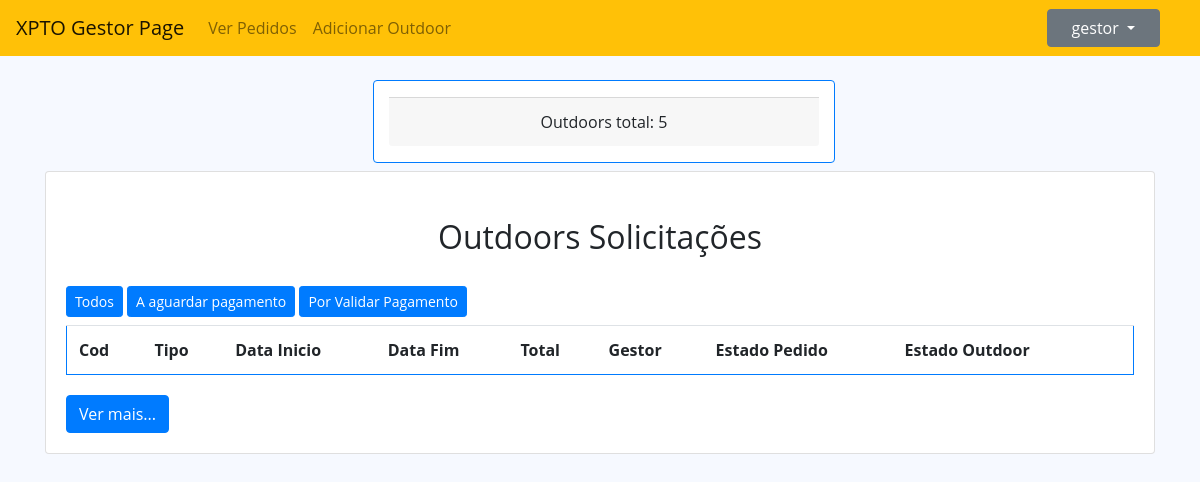
/index.php?op=Gestor&&request=verPedidos&&estado=all (signed in), run on an earlier commit of the app's database.
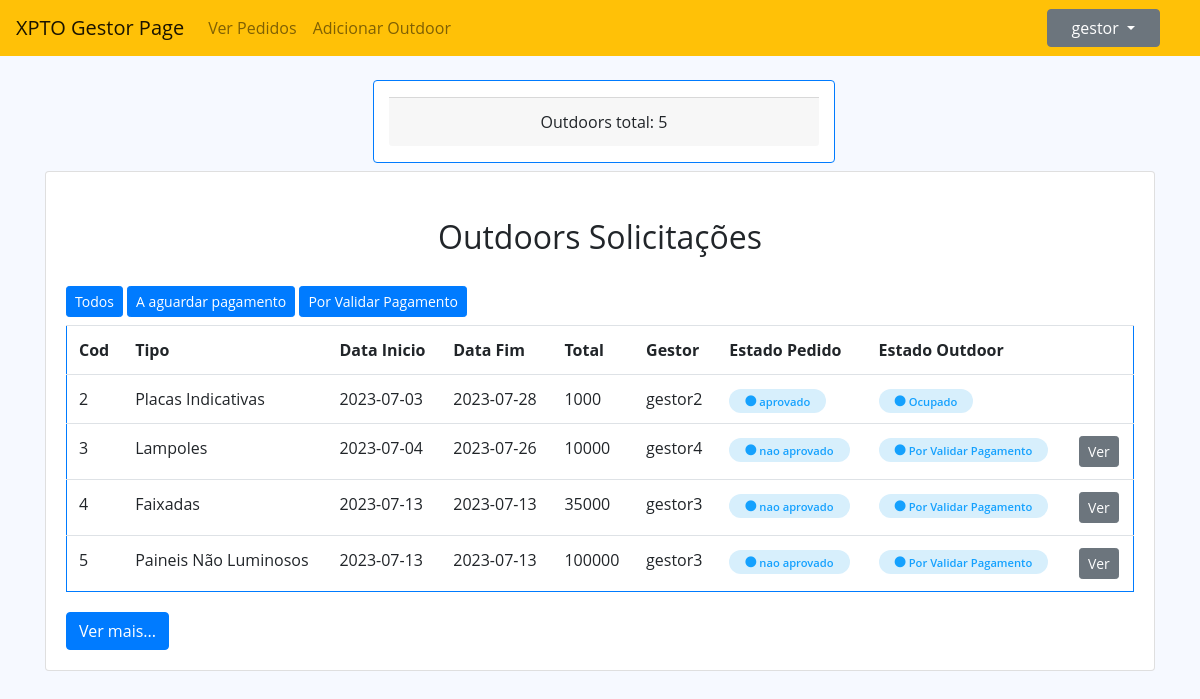
And on a later commit of the database.
### tables this page shows
CREATE TABLE `pedidos` (
  `id` int(11) NOT NULL,
  `idGestor` int(11) NOT NULL,
  `idCliente` int(11) NOT NULL,
  `imagem` varchar(100) DEFAULT NULL,
  `dataInicio` date NOT NULL,
  `dataFim` date NOT NULL,
  `total` double NOT NULL,
  `idOutdoor` int(11) NOT NULL,
  `eliminado` varchar(10) NOT NULL DEFAULT 'nao',
  `estado` varchar(50) NOT NULL DEFAULT 'nao aprovado',
  `recibo` varchar(100) DEFAULT NULL
);

CREATE TABLE `outdoor` (
  `id` int(11) NOT NULL,
  `tipo` varchar(50) NOT NULL,
  `preco` float NOT NULL,
  `idComuna` int(11) NOT NULL,
  `estado` varchar(50) NOT NULL DEFAULT 'Disponivel',
  `eliminado` varchar(10) NOT NULL DEFAULT 'nao',
  `idUsuario` int(11) NOT NULL
);

CREATE TABLE `usuario` (
  `id` int(11) NOT NULL,
  `username` varchar(50) NOT NULL,
  `senha` varchar(50) NOT NULL,
  `tipo` varchar(50) NOT NULL,
  `eliminado` varchar(10) NOT NULL DEFAULT 'nao'
);

### index.php (called while the page is built, shortened)
<?php
$rotas = new Rotas();
$rotas->requestHandle();
?>

### dbconfig/DbConnection.php (called while the page is built)
<?php
class DbConnection {
    private static $instance = NULL;
    public static function getInstance() {
        if (!isset(self::$instance)) {
            try {
                self:: $instance = new PDO("mysql:host=localhost;dbname=outdoorgest", 'root', '');
                self:: $instance->setAttribute(PDO::ATTR_ERRMODE, PDO::ERRMODE_EXCEPTION);
            } catch (PDOException $e) {
                echo $e->getMessage();
            }
        }
        return self::$instance;
    }
}

### services/SolicitacaoService.php (called while the page is built, shortened)
<?php
require_once __DIR__ . '/../repositories/SolicitacaoRepository.php';
class SolicitacaoService implements ISolicitacaoService {
    private $solicitacaoRepository = null;
    public function __construct() {
        $this->solicitacaoRepository = new SolicitacaoRepository();
    }
    public function selectAll() {
        return $this->solicitacaoRepository->selectAll();
    }
}

### repositories/SolicitacaoRepository.php (called while the page is built, shortened)
<?php
require_once __DIR__ . '/../models/SolicitacaoModel.php';
require_once __DIR__ . '/../dbconfig/DbConnection.php';
class SolicitacaoRepository implements ISolicitacaoRepository {
    private $db;
    public function __construct() {
        $this->db = DbConnection::getInstance();
    }
    public function selectAll() {
        try {
            $stmt = $this->db->prepare("SELECT p.id, u.username `gestor`, `imagem`, `dataInicio`, `dataFim`, `total`, o.tipo `idOutdoor`, p.eliminado, p.estado as estadoPedido, o.estado estadoOutdoor, `recibo` FROM pedidos p join usuario u on u.id = p.idGestor join outdoor o on o.id = p.idOutdoor");
            $stmt->execute();
            $outdoors = $stmt->fetchAll();
            $listaOutdoor = array();
            foreach ($outdoors as $cada) {
                $listaOutdoor[] = new SolicitacaoModel($cada['id'], $cada['gestor'], $cada['imagem'], $cada['dataInicio'], $cada['dataFim'], $cada['total'], $cada['idOutdoor'], $cada['eliminado'], $cada['estadoPedido'], $cada['estadoOutdoor'], $cada['recibo']);
            }
            return $listaOutdoor;
        } catch (PDOException $e) {
            echo $e->getMessage();
            return false;
        }
    }
}

### models/UsuarioModel.php (called while the page is built, shortened)
<?php
class UsuarioModel {
    private $username;
    public function getUsername() {
        return $this->username;
    }
}

### models/SolicitacaoModel.php (called while the page is built, shortened)
<?php
class SolicitacaoModel {
    private $id;
    private $idGestor;
    private $dataInicio;
    private $dataFim;
    private $totalPagar;
    private $idOutdoor;
    private $estadoPedido;
    private $estadoOutdoor;
    public function __construct($id, $idGestor, $imagem, $dataInicio, $dataFim, $totalPagar, $idOutdoor, $eliminado, $estadoPedido, $estadoOutdoor, $recibo) {
        $this->id = $id;
        $this->idGestor = $idGestor;
        $this->dataInicio = $dataInicio;
        $this->dataFim = $dataFim;
        $this->totalPagar = $totalPagar;
        $this->idOutdoor = $idOutdoor;
        $this->estadoPedido = $estadoPedido;
        $this->estadoOutdoor = $estadoOutdoor;
    }
    public function getId() {
        return $this->id;
    }
    public function getIdGestor() {
        return $this->idGestor;
    }
    public function getDataInicio() {
        return $this->dataInicio;
    }
    public function getDataFim() {
        return $this->dataFim;
    }
    public function getTotalPagar() {
        return $this->totalPagar;
    }
    public function getIdOutdoor() {
        return $this->idOutdoor;
    }
    public function getEstadoPedido() {
        return $this->estadoPedido;
    }
    public function getEstadoOutdoor() {
        return $this->estadoOutdoor;
    }
}

### views/gestor/tabelaPedidos.php (the view, shortened to what the changed rows need)
<div class="card">
    <div class="card-body">
        <div class="card-title text-center m-3">
            <h2>Outdoors Solicitações</h2>
        </div>
        <table id="listarDados" class="table border border-primary ">
            <tr>
                <th scope="col">Cod</th>
                <th scope="col">Tipo</th>
                <th scope="col">Data Inicio</th>
                <th scope="col">Data Fim</th>
                <th scope="col">Total</th>
                <th scope="col">Gestor</th>
                <th scope="col">Estado Pedido</th>
                <th scope="col">Estado Outdoor</th>
                <th scope="col"></th>
            </tr>
            <?php
            if (isset($_SESSION['Usuario'])) {
                $usuario = unserialize($_SESSION['Usuario']);
            }
            foreach ($outdoors as $cada) {
                if ($usuario->getUsername() != $cada->getIdGestor()) {
                    if ($action2 == $cada->getEstadoOutdoor()) {
                        ?>
                        <tr>
                            <td><?php echo $cada->getId(); ?></td>
                            <td><?php echo $cada->getIdOutdoor() ?></td>
                            <td><?php echo $cada->getDatainicio(); ?></td>
                            <td><?php echo $cada->getDataFim(); ?></td>
                            <td><?php echo $cada->getTotalPagar(); ?></td>
                            <td><?php echo $cada->getIdGestor(); ?></td>
                            <td><span class="status ativo"><i class="fas fa-circle"></i> <?php echo $cada->getEstadoPedido(); ?></span></td>
                            <td><span class="status ativo"><i class="fas fa-circle"></i> <?php echo $cada->getEstadoOutdoor(); ?></span></td>
                            <td>
                                <?php
                                if ($cada->getEstadoOutdoor() == "Por Validar Pagamento") {
                                    echo '<input type="hidden" name="pdf" id="pdf" value="' . $cada->getRecibo() . '" />
                                          <input type="hidden" name="idSelecionadoPedidoOutdoor" id="idSelecionadoPedidoOutdoor" value="' . $cada->getId() . '" />
                                          <button id="verRecibo" class="btn btn-secondary btn-sm verRecibo">Ver</button>
                                    ';
                                }
                                ?>
                            </td>
                        </tr>
                        <?php
                    } else if ($action2 == "all") {
                        ?>
                        <tr>
                            <td><?php echo $cada->getId(); ?></td>
                            <td><?php echo $cada->getIdOutdoor() ?></td>
                            <td><?php echo $cada->getDatainicio(); ?></td>
                            <td><?php echo $cada->getDataFim(); ?></td>
                            <td><?php echo $cada->getTotalPagar(); ?></td>
                            <td><?php echo $cada->getIdGestor(); ?></td>
                            <td><span class="status ativo"><i class="fas fa-circle"></i> <?php echo $cada->getEstadoPedido(); ?></span></td>
                            <td><span class="status ativo"><i class="fas fa-circle"></i> <?php echo $cada->getEstadoOutdoor(); ?></span></td>
                            <td>
                                <?php
                                if ($cada->getEstadoOutdoor() == "Por Validar Pagamento") {
                                    echo '<input type="hidden" name="pdf" id="pdf" value="' . $cada->getRecibo() . '" />
                                          <input type="hidden" name="idSelecionadoPedidoOutdoor" id="idSelecionadoPedidoOutdoor" value="' . $cada->getId() . '" />
                                          <button id="verRecibo" class="btn btn-secondary btn-sm verRecibo">Ver</button>
                                    ';
                                }
                                ?>
                            </td>
                        </tr> <?php
                    }
                }
            }
            ?>
        </table>
    </div>
</div>

What changed in the data, as far as the page shows it:
added pedidos: id "2", idOutdoor.tipo "Placas Indicativas", dataInicio "2023-07-03", dataFim "2023-07-28", total "1000", idGestor.username "gestor2", estado "aprovado", idOutdoor.estado "Ocupado"
added pedidos: id "3", idOutdoor.tipo "Lampoles", dataInicio "2023-07-04", dataFim "2023-07-26", total "10000", idGestor.username "gestor4", estado "nao aprovado", idOutdoor.estado "Por Validar Pagamento"
added pedidos: id "4", idOutdoor.tipo "Faixadas", dataInicio "2023-07-13", dataFim "2023-07-13", total "35000", idGestor.username "gestor3", estado "nao aprovado", idOutdoor.estado "Por Validar Pagamento"
added pedidos: id "5", idOutdoor.tipo "Paineis Não Luminosos", dataInicio "2023-07-13", dataFim "2023-07-13", total "100000", idGestor.username "gestor3", estado "nao aprovado", idOutdoor.estado "Por Validar Pagamento"
